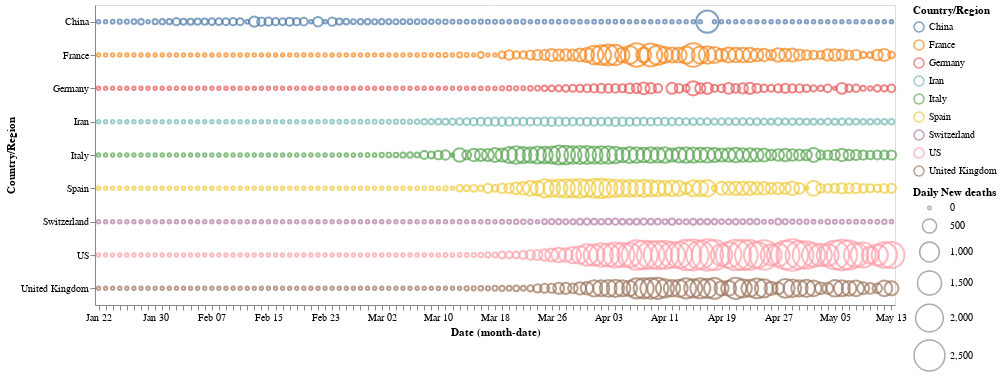

Notebook code cell kept with this figure:
### Code cell
alt.Chart(selected_countries).mark_point().encode(
    x='monthdate(Date):O',
    y='Country/Region',
    color='Country/Region',
    size=alt.Size('New deaths:Q',
        scale=alt.Scale(range=[0, 1000]),
        legend=alt.Legend(title='Daily New deaths')
    ) 
).properties(
    width=800,
    height=300
)

### Figure 1 — Vega-Lite specification as saved in the notebook (floating-point values rounded to 4 significant figures; data arrays with more than 128 entries replaced by an {"elided": "..."} marker saying what was removed)
{"config": {"view": {"continuousWidth": 400, "continuousHeight": 300}}, "data": {"name": "data-ca24a67922239911d033d74d121bf5e0"}, "mark": "point", "encoding": {"color": {"type": "nominal", "field": "Country/Region"}, "size": {"type": "quantitative", "field": "New deaths", "legend": {"title": "Daily New deaths"}, "scale": {"range": [0, 1000]}}, "x": {"type": "ordinal", "field": "Date", "timeUnit": "monthdate"}, "y": {"type": "nominal", "field": "Country/Region"}}, "height": 300, "width": 800, "$schema": "https://vega.github.io/schema/vega-lite/v4.8.1.json", "datasets": {"data-ca24a67922239911d033d74d121bf5e0": {"elided": "1017 records"}}}
